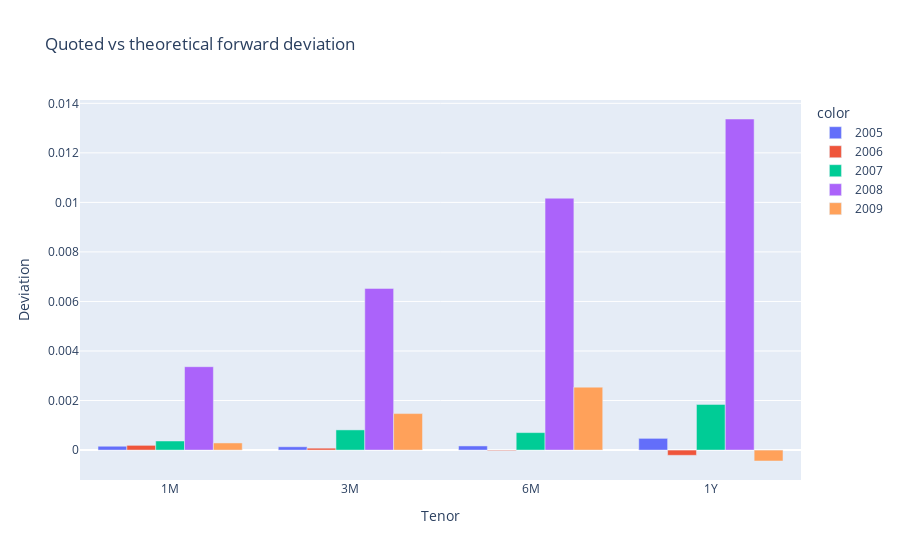

Notebook code for this chart:
### Code cell
# Q2: Covered interest parity using DataHW1
hw1_path = Path('Assignments/Assignment 1/DataHW1.xls')
raw = pd.read_excel(hw1_path, sheet_name='FX_Forwards_and_Rates', header=0)
clean = raw.iloc[1:].copy()
clean.columns = ['Date','Spot','Fwd1M','Fwd3M','Fwd6M','Fwd1Y','US1M','US3M','US6M','US1Y','EU1M','EU3M','EU6M','EU1Y']
clean['Date'] = pd.to_datetime(clean['Date'], errors='coerce')
clean = clean.dropna(subset=['Date'])

maturities = {'Fwd1M':1/12,'Fwd3M':3/12,'Fwd6M':6/12,'Fwd1Y':1}
records = []
for _, row in clean.iterrows():
    spot = row['Spot']
    for col, tenor in maturities.items():
        r_us = libor_simple_to_continuous(row[f'US{int(tenor*12)}M' if tenor<1 else 'US1Y'], tenor)
        r_eu = libor_simple_to_continuous(row[f'EU{int(tenor*12)}M' if tenor<1 else 'EU1Y'], tenor)
        theo = forward_fx(spot, r_us, r_eu, tenor)
        quoted = row[col]
        records.append({
            'Date': row['Date'],
            'Tenor': col.replace('Fwd',''),
            'Theoretical': theo,
            'Quoted': quoted,
            'Deviation': quoted - theo
        })

df_hw1 = pd.DataFrame(records)
display(df_hw1.head())
fig = px.bar(df_hw1, x='Tenor', y='Deviation', color=df_hw1['Date'].dt.year.astype(str), barmode='group', title='Quoted vs theoretical forward deviation')
fig.show()
worst = df_hw1.loc[df_hw1['Deviation'].abs().idxmax()]
worse_summary = worst
worse_summary

### Figure 1 — Plotly figure (JSON) as saved in the notebook; plotly's stock layout.template omitted (floating-point values rounded to 4 significant figures)
{"data": [{"alignmentgroup": "True", "hovertemplate": "color=2005<br>Tenor=%{x}<br>Deviation=%{y}<extra></extra>", "legendgroup": "2005", "marker": {"color": "#636efa", "pattern": {"shape": ""}}, "name": "2005", "offsetgroup": "2005", "orientation": "v", "showlegend": true, "textposition": "auto", "type": "bar", "x": ["1M", "3M", "6M", "1Y"], "xaxis": "x", "y": [0.0001546, 0.0001325, 0.0001664, 0.0004728], "yaxis": "y"}, {"alignmentgroup": "True", "hovertemplate": "color=2006<br>Tenor=%{x}<br>Deviation=%{y}<extra></extra>", "legendgroup": "2006", "marker": {"color": "#EF553B", "pattern": {"shape": ""}}, "name": "2006", "offsetgroup": "2006", "orientation": "v", "showlegend": true, "textposition": "auto", "type": "bar", "x": ["1M", "3M", "6M", "1Y"], "xaxis": "x", "y": [0.0001904, 7.611e-05, -2.616e-05, -0.000212], "yaxis": "y"}, {"alignmentgroup": "True", "hovertemplate": "color=2007<br>Tenor=%{x}<br>Deviation=%{y}<extra></extra>", "legendgroup": "2007", "marker": {"color": "#00cc96", "pattern": {"shape": ""}}, "name": "2007", "offsetgroup": "2007", "orientation": "v", "showlegend": true, "textposition": "auto", "type": "bar", "x": ["1M", "3M", "6M", "1Y"], "xaxis": "x", "y": [0.0003666, 0.0008142, 0.0007048, 0.001844], "yaxis": "y"}, {"alignmentgroup": "True", "hovertemplate": "color=2008<br>Tenor=%{x}<br>Deviation=%{y}<extra></extra>", "legendgroup": "2008", "marker": {"color": "#ab63fa", "pattern": {"shape": ""}}, "name": "2008", "offsetgroup": "2008", "orientation": "v", "showlegend": true, "textposition": "auto", "type": "bar", "x": ["1M", "3M", "6M", "1Y"], "xaxis": "x", "y": [0.003366, 0.006527, 0.01017, 0.01337], "yaxis": "y"}, {"alignmentgroup": "True", "hovertemplate": "color=2009<br>Tenor=%{x}<br>Deviation=%{y}<extra></extra>", "legendgroup": "2009", "marker": {"color": "#FFA15A", "pattern": {"shape": ""}}, "name": "2009", "offsetgroup": "2009", "orientation": "v", "showlegend": true, "textposition": "auto", "type": "bar", "x": ["1M", "3M", "6M", "1Y"], "xaxis": "x", "y": [0.0002878, 0.001473, 0.00254, -0.0004415], "yaxis": "y"}], "layout": {"barmode": "group", "legend": {"title": {"text": "color"}, "tracegroupgap": 0}, "title": {"text": "Quoted vs theoretical forward deviation"}, "xaxis": {"anchor": "y", "domain": [0.0, 1.0], "title": {"text": "Tenor"}}, "yaxis": {"anchor": "x", "domain": [0.0, 1.0], "title": {"text": "Deviation"}}}}
